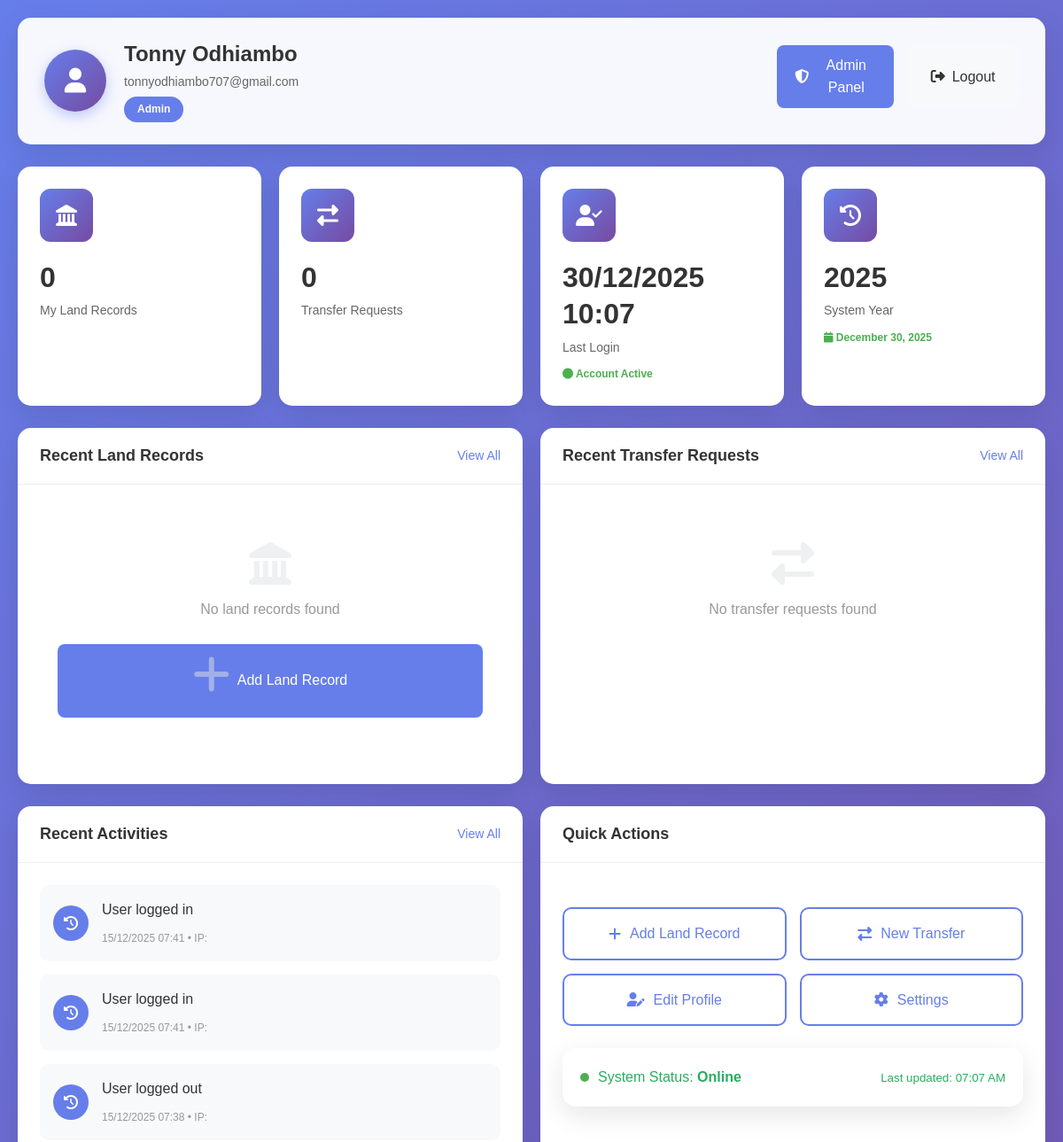
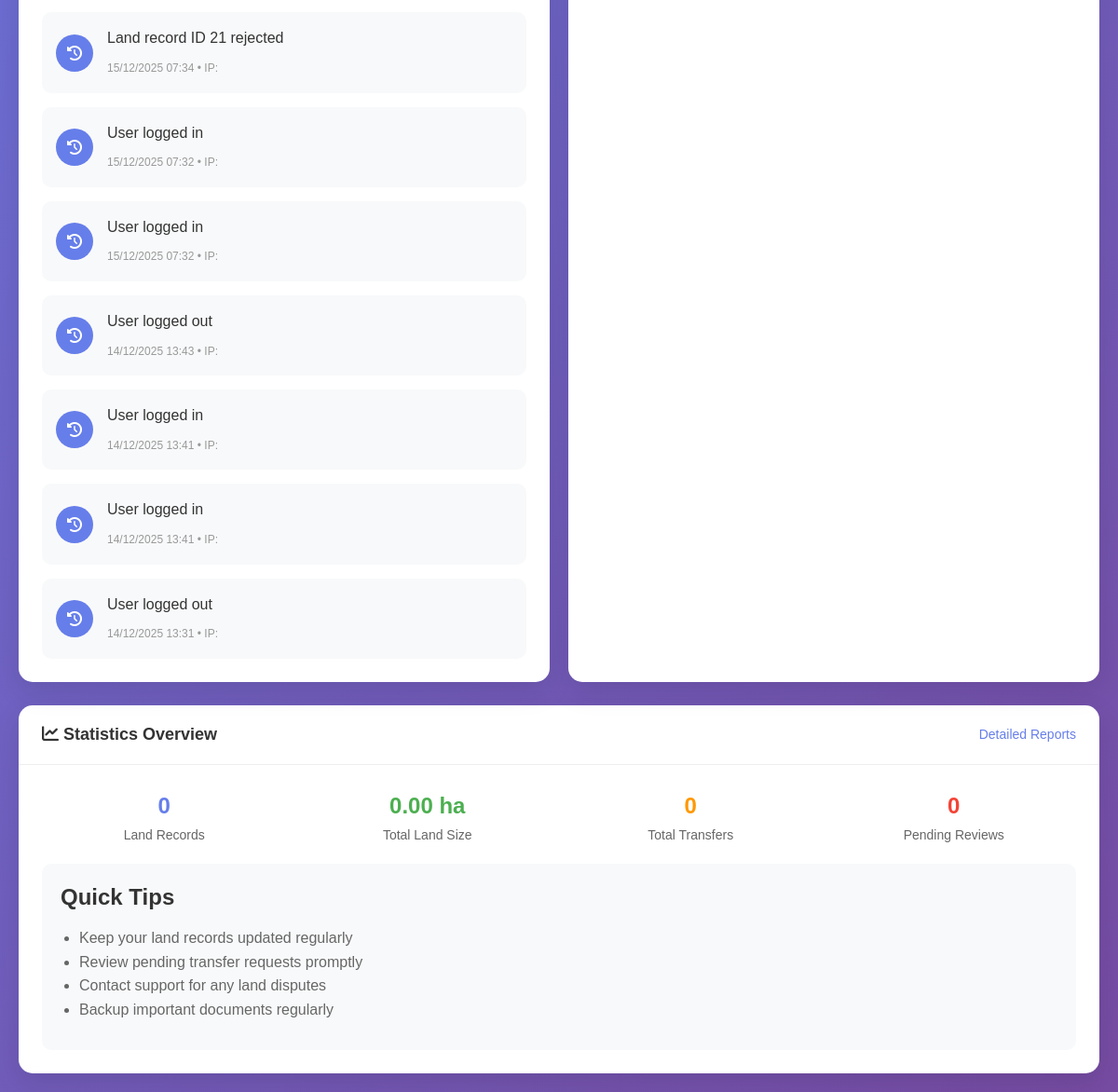
Screenshot of /admin/dashboard.php (signed in) with the database file from the repository (2 pictures, top to bottom).
### tables this page shows
CREATE TABLE `user_activities` (
  `activity_id` int(11) NOT NULL AUTO_INCREMENT,
  `user_id` int(11) NOT NULL,
  `action_type` varchar(50) NOT NULL,
  `description` text DEFAULT NULL,
  `ip_address` varchar(45) DEFAULT NULL,
  `user_agent` text DEFAULT NULL,
  `created_at` timestamp NOT NULL DEFAULT current_timestamp(),
  PRIMARY KEY (`activity_id`),
  KEY `user_id` (`user_id`),
  CONSTRAINT `user_activities_ibfk_1` FOREIGN KEY (`user_id`) REFERENCES `users` (`user_id`) ON DELETE CASCADE
);

### includes/functions.php (called while the page is built, shortened)
<?php
function format_date($date) {
    return date('d/m/Y H:i', strtotime($date));
}
?>

### public/admin/dashboard.php (the view, shortened to what this page needs)
<?php
require_once '../../includes/init.php';
$user_id = $_SESSION['user_id'];
$user_lands_sql = "SELECT COUNT(*) as total, SUM(size) as total_size FROM land_records WHERE owner_id = ?";
$stmt = mysqli_prepare($conn, $user_lands_sql);
mysqli_stmt_bind_param($stmt, "i", $user_id);
mysqli_stmt_execute($stmt);
$user_lands_result = mysqli_stmt_get_result($stmt);
$user_lands = mysqli_fetch_assoc($user_lands_result);
$user_transfers_sql = "SELECT COUNT(*) as total FROM ownership_transfers WHERE from_user_id = ? OR to_user_id = ?";
$stmt = mysqli_prepare($conn, $user_transfers_sql);
mysqli_stmt_bind_param($stmt, "ii", $user_id, $user_id);
mysqli_stmt_execute($stmt);
$user_transfers_result = mysqli_stmt_get_result($stmt);
$user_transfers = mysqli_fetch_assoc($user_transfers_result);
$pending_transfers_sql = "SELECT COUNT(*) as total FROM ownership_transfers WHERE (from_user_id = ? OR to_user_id = ?) AND status IN ('submitted', 'under_review')";
$stmt = mysqli_prepare($conn, $pending_transfers_sql);
mysqli_stmt_bind_param($stmt, "ii", $user_id, $user_id);
mysqli_stmt_execute($stmt);
$pending_transfers_result = mysqli_stmt_get_result($stmt);
$pending_transfers = mysqli_fetch_assoc($pending_transfers_result);
$recent_lands_sql = "SELECT * FROM land_records WHERE owner_id = ? ORDER BY registered_at DESC LIMIT 5";
$stmt = mysqli_prepare($conn, $recent_lands_sql);
mysqli_stmt_bind_param($stmt, "i", $user_id);
mysqli_stmt_execute($stmt);
$recent_lands = mysqli_stmt_get_result($stmt);
$recent_transfers_sql = "
    SELECT t.*,
           u1.name as from_name,
           u2.name as to_name,
           l.parcel_no,
           l.location
    FROM ownership_transfers t
    JOIN users u1 ON t.from_user_id = u1.user_id
    JOIN users u2 ON t.to_user_id = u2.user_id
    JOIN land_records l ON t.record_id = l.record_id
    WHERE (t.from_user_id = ? OR t.to_user_id = ?)
    ORDER BY t.submitted_at DESC
    LIMIT 5
";
$stmt = mysqli_prepare($conn, $recent_transfers_sql);
mysqli_stmt_bind_param($stmt, "ii", $user_id, $user_id);
mysqli_stmt_execute($stmt);
$recent_transfers = mysqli_stmt_get_result($stmt);
$recent_activities_sql = "
    SELECT * FROM user_activities
    WHERE user_id = ?
    ORDER BY created_at DESC
    LIMIT 10
";
$stmt = mysqli_prepare($conn, $recent_activities_sql);
mysqli_stmt_bind_param($stmt, "i", $user_id);
mysqli_stmt_execute($stmt);
$recent_activities = mysqli_stmt_get_result($stmt);
?>
<!DOCTYPE html>
<html lang="en">
<head>
    <link rel="stylesheet" href="../../assets/css/style.css">
    <link rel="stylesheet" href="../../assets/css/admin-styles.css">
    <link rel="stylesheet" href="https://cdnjs.cloudflare.com/ajax/libs/font-awesome/6.4.0/css/all.min.css">
    <link rel="stylesheet" href="https://cdnjs.cloudflare.com/ajax/libs/Chart.js/3.9.1/chart.min.css">
</head>
<body>
    <div class="user-dashboard">
        <div class="dashboard-container">
            <header class="user-header">
                <div class="user-info">
                    <div class="user-avatar">
                        <i class="fas fa-user"></i>
                    </div>
                    <div class="user-details">
                        <h2><?php echo htmlspecialchars($_SESSION['name']); ?></h2>
                        <p><?php echo htmlspecialchars($_SESSION['email']); ?></p>
                        <span class="user-role"><?php echo ucfirst($_SESSION['role']); ?></span>
                    </div>
                </div>
                <div class="user-actions">
                    <?php if ($_SESSION['role'] === 'admin' || $_SESSION['role'] === 'officer'): ?>
                        <a href="index.php" class="btn btn-primary" style="background: #667eea; border: none;">
                            <i class="fas fa-shield-alt"></i> Admin Panel
                        </a>
                    <?php endif; ?>
                    <a href="../logout.php" class="btn" style="background: #f8f9fa; color: #333;">
                        <i class="fas fa-sign-out-alt"></i> Logout
                    </a>
                </div>
            </header>
            <div class="stats-grid">
                <a href="lands.php?view=my" class="stat-card">
                    <div class="stat-icon">
                        <i class="fas fa-landmark"></i>
                    </div>
                    <div class="stat-content">
                        <h3><?php echo $user_lands['total'] ?? 0; ?></h3>
                        <p>My Land Records</p>
                    </div>
                </a>
                <a href="transfers.php?view=my" class="stat-card">
                    <div class="stat-icon">
                        <i class="fas fa-exchange-alt"></i>
                    </div>
                    <div class="stat-content">
                        <h3><?php echo $user_transfers['total'] ?? 0; ?></h3>
                        <p>Transfer Requests</p>
                    </div>
                </a>
                <div class="stat-card">
                    <div class="stat-icon">
                        <i class="fas fa-user-check"></i>
                    </div>
                    <div class="stat-content">
                        <h3><?php echo format_date($_SESSION['last_login'] ?? date('Y-m-d H:i:s'), 'M j, Y'); ?></h3>
                        <p>Last Login</p>
                        <div class="stat-trend">
                            <i class="fas fa-circle"></i> Account Active
                        </div>
                    </div>
                </div>
                <div class="stat-card">
                    <div class="stat-icon">
                        <i class="fas fa-history"></i>
                    </div>
                    <div class="stat-content">
                        <h3><?php echo date('Y'); ?></h3>
                        <p>System Year</p>
                        <div class="stat-trend">
                            <i class="fas fa-calendar"></i> <?php echo date('F j, Y'); ?>
                        </div>
                    </div>
                </div>
            </div>
            <div class="content-grid">
                <div class="content-card">
                    <div class="card-header">
                        <h3>Recent Land Records</h3>
                        <a href="lands.php?view=my">View All</a>
                    </div>
                    <div class="card-content">
                        <?php if (mysqli_num_rows($recent_lands) > 0): ?>
                            <?php while ($land = mysqli_fetch_assoc($recent_lands)): ?>
                                <div class="land-item">
                                    <div class="item-icon">
                                        <i class="fas fa-landmark"></i>
                                    </div>
                                    <div class="item-content">
                                        <h4><?php echo htmlspecialchars($land['parcel_no']); ?></h4>
                                        <p><?php echo htmlspecialchars($land['location']); ?> • <?php echo number_format($land['size'], 2); ?> ha</p>
                                    </div>
                                    <div class="item-meta">
                                        <?php echo format_date($land['registered_at'], 'M j'); ?><br>
                                        <span class="status-badge status-<?php echo $land['status']; ?>">
                                            <?php echo ucfirst($land['status']); ?>
                                        </span>
                                    </div>
                                </div>
                            <?php endwhile; ?>
                        <?php else: ?>
                            <div class="empty-state">
                                <i class="fas fa-landmark"></i>
                                <p>No land records found</p>
                                <a href="lands.php?action=add" class="btn" style="background: #667eea; color: white; margin-top: 10px;">
                                    <i class="fas fa-plus"></i> Add Land Record
                                </a>
                            </div>
                        <?php endif; ?>
                    </div>
                </div>
                <div class="content-card">
                    <div class="card-header">
                        <h3>Recent Transfer Requests</h3>
                        <a href="transfers.php?view=my">View All</a>
                    </div>
                    <div class="card-content">
                        <?php if (mysqli_num_rows($recent_transfers) > 0): ?>
                            <?php while ($transfer = mysqli_fetch_assoc($recent_transfers)): ?>
                                <div class="transfer-item">
                                    <div class="item-icon">
                                        <i class="fas fa-exchange-alt"></i>
                                    </div>
                                    <div class="item-content">
                                        <h4><?php echo htmlspecialchars($transfer['parcel_no']); ?></h4>
                                        <p><?php echo htmlspecialchars($transfer['from_name']); ?> → <?php echo htmlspecialchars($transfer['to_name']); ?></p>
                                    </div>
                                    <div class="item-meta">
                                        <?php echo format_date($transfer['submitted_at'], 'M j'); ?><br>
                                        <span class="status-badge status-<?php echo $transfer['status']; ?>">
                                            <?php echo ucfirst(str_replace('_', ' ', $transfer['status'])); ?>
                                        </span>
                                    </div>
                                </div>
                            <?php endwhile; ?>
                        <?php else: ?>
                            <div class="empty-state">
                                <i class="fas fa-exchange-alt"></i>
                                <p>No transfer requests found</p>
                            </div>
                        <?php endif; ?>
                    </div>
                </div>
            </div>
            <div class="content-grid">
                <div class="content-card">
                    <div class="card-header">
                        <h3>Recent Activities</h3>
                        <a href="audit-logs.php?view=my">View All</a>
                    </div>
                    <div class="card-content">
                        <?php if (mysqli_num_rows($recent_activities) > 0): ?>
                            <div class="activity-list">
                                <?php while ($activity = mysqli_fetch_assoc($recent_activities)): ?>
                                    <div class="activity-item">
                                        <div class="activity-icon">
                                            <i class="fas fa-history"></i>
                                        </div>
                                        <div class="activity-content">
                                            <p><?php echo htmlspecialchars($activity['description']); ?></p>
                                            <small><?php echo format_date($activity['created_at']); ?> • IP: <?php echo htmlspecialchars($activity['ip_address']); ?></small>
                                        </div>
                                    </div>
                                <?php endwhile; ?>
                            </div>
                        <?php endif; ?>
                    </div>
                </div>
                <div class="content-card">
                    <div class="card-header">
                        <h3>Quick Actions</h3>
                    </div>
                    <div class="card-content">
                        <div class="quick-actions">
                            <a href="lands.php?action=add" class="action-button">
                                <i class="fas fa-plus"></i> Add Land Record
                            </a>
                            <a href="transfers.php?action=new" class="action-button">
                                <i class="fas fa-exchange-alt"></i> New Transfer
                            </a>
                            <a href="profile.php" class="action-button">
                                <i class="fas fa-user-edit"></i> Edit Profile
                            </a>
                            <a href="settings.php" class="action-button">
                                <i class="fas fa-cog"></i> Settings
                            </a>
                        </div>
                        <div class="system-status">
                            <div class="status-info">
                                <span class="status-dot active"></span>
                                <span>System Status: <strong>Online</strong></span>
                            </div>
                            <div class="status-time">
                                <small>Last updated: <?php echo date('h:i A'); ?></small>
                            </div>
                        </div>
                    </div>
                </div>
            </div>
            <div class="content-card">
                <div class="card-header">
                    <h3><i class="fas fa-chart-line"></i> Statistics Overview</h3>
                    <a href="reports.php">Detailed Reports</a>
                </div>
                <div class="card-content">
                    <div style="display: grid; grid-template-columns: repeat(auto-fit, minmax(200px, 1fr)); gap: 20px;">
                        <div style="text-align: center;">
                            <div style="font-size: 24px; font-weight: bold; color: #667eea;"><?php echo $user_lands['total'] ?? 0; ?></div>
                            <div style="color: #666; font-size: 14px;">Land Records</div>
                        </div>
                        <div style="text-align: center;">
                            <div style="font-size: 24px; font-weight: bold; color: #4CAF50;"><?php echo number_format($user_lands['total_size'] ?? 0, 2); ?> ha</div>
                            <div style="color: #666; font-size: 14px;">Total Land Size</div>
                        </div>
                        <div style="text-align: center;">
                            <div style="font-size: 24px; font-weight: bold; color: #ff9800;"><?php echo $user_transfers['total'] ?? 0; ?></div>
                            <div style="color: #666; font-size: 14px;">Total Transfers</div>
                        </div>
                        <div style="text-align: center;">
                            <div style="font-size: 24px; font-weight: bold; color: #f44336;"><?php echo $pending_transfers['total'] ?? 0; ?></div>
                            <div style="color: #666; font-size: 14px;">Pending Reviews</div>
                        </div>
                    </div>
                    <div style="margin-top: 20px; padding: 20px; background: #f8f9fa; border-radius: 10px;">
                        <h4 style="margin-top: 0; color: #333;">Quick Tips</h4>
                        <ul style="margin: 10px 0; padding-left: 20px; color: #666;">
                            <li>Keep your land records updated regularly</li>
                            <li>Review pending transfer requests promptly</li>
                            <li>Contact support for any land disputes</li>
                            <li>Backup important documents regularly</li>
                        </ul>
                    </div>
                </div>
            </div>
        </div>
    </div>
</body>
</html>

### rows the page displays
user_activities: description "User logged in", created_at "15/12/2025 07:41"
user_activities: description "User logged in", created_at "15/12/2025 07:41"
user_activities: description "User logged out", created_at "15/12/2025 07:38"
user_activities: description "Land record ID 21 rejected", created_at "15/12/2025 07:34"
user_activities: description "User logged in", created_at "15/12/2025 07:32"
user_activities: description "User logged in", created_at "15/12/2025 07:32"
user_activities: description "User logged out", created_at "14/12/2025 13:43"
user_activities: description "User logged in", created_at "14/12/2025 13:41"
user_activities: description "User logged in", created_at "14/12/2025 13:41"
user_activities: description "User logged out", created_at "14/12/2025 13:31"

### other values shown
$_SESSION['name'] "Tonny Odhiambo"
$_SESSION['email'] "tonnyodhiambo707@gmail.com"
$_SESSION['role'] "Admin"
$user_lands['total'] "0"
$user_transfers['total'] "0"
$user_lands['total_size'] "0.00"
$pending_transfers['total'] "0"
